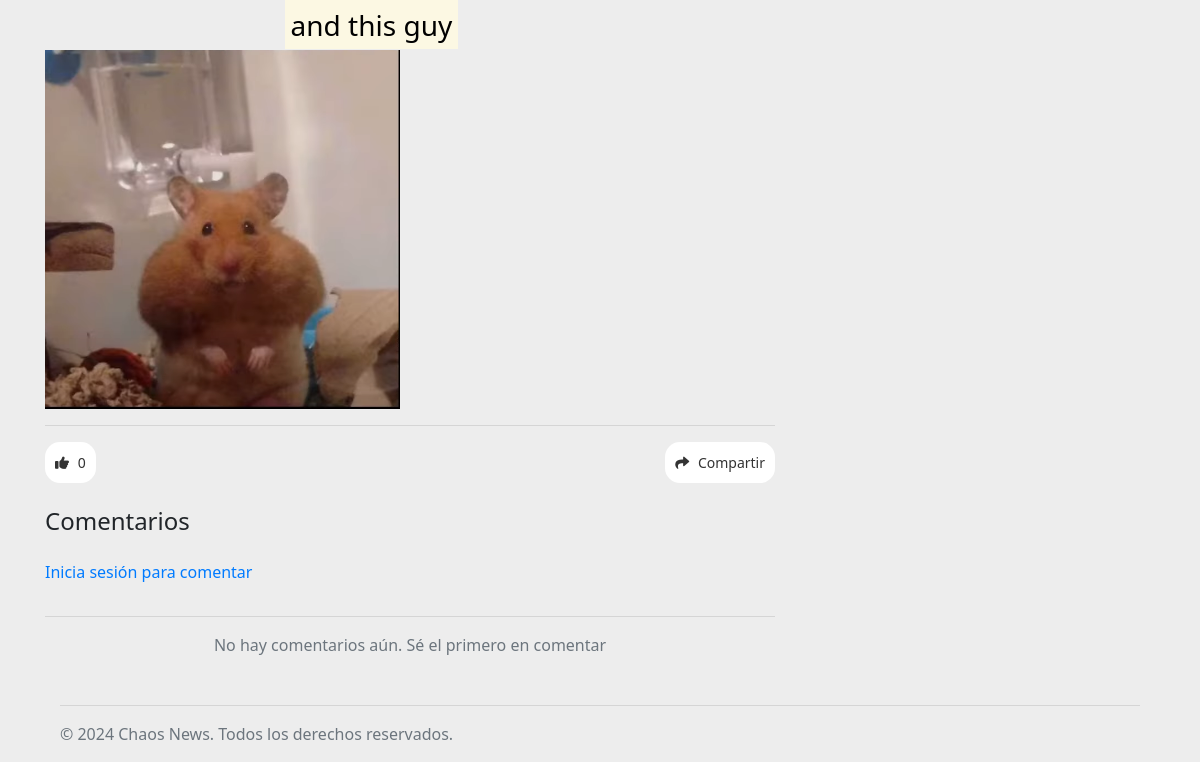
The app's page /appchaosnews/noticia/88/ (lower part), older data.
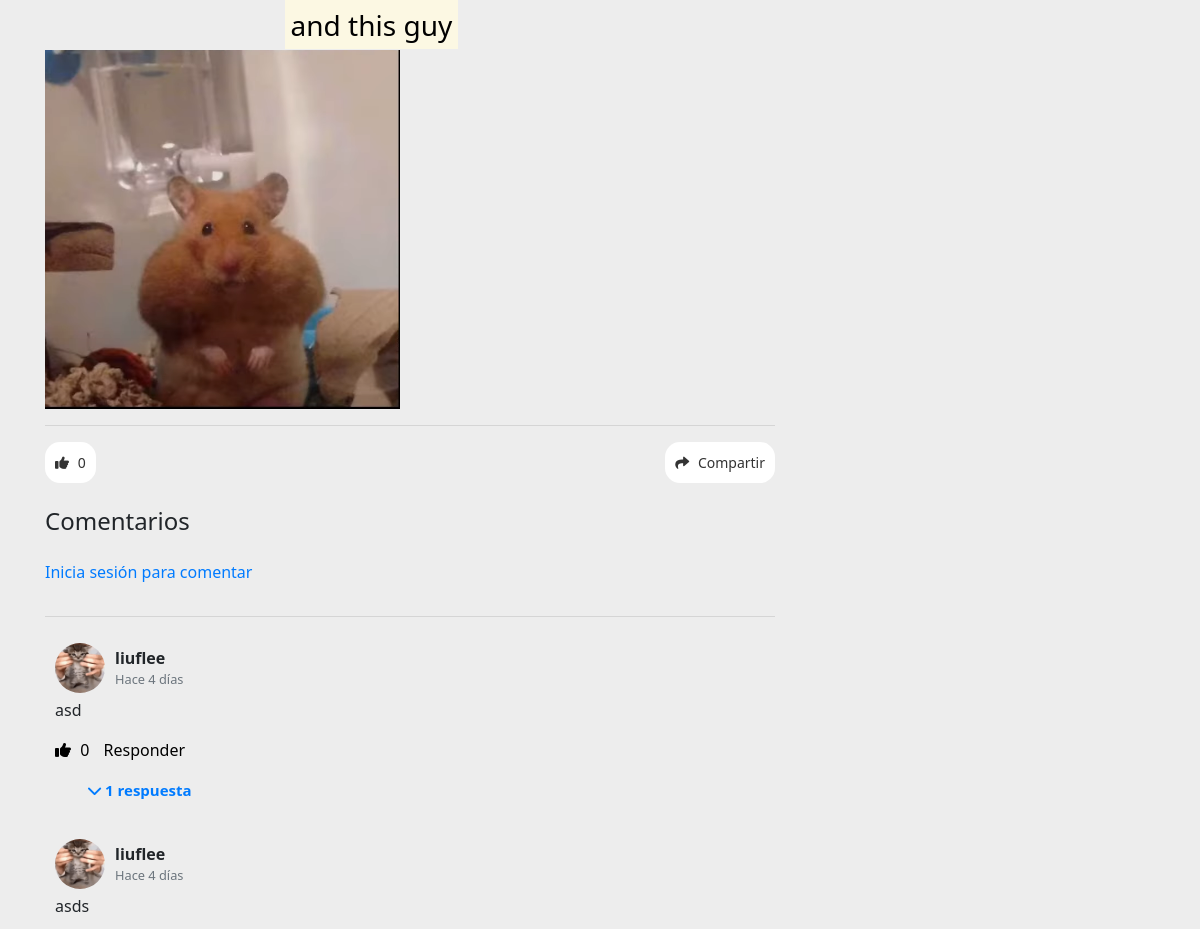
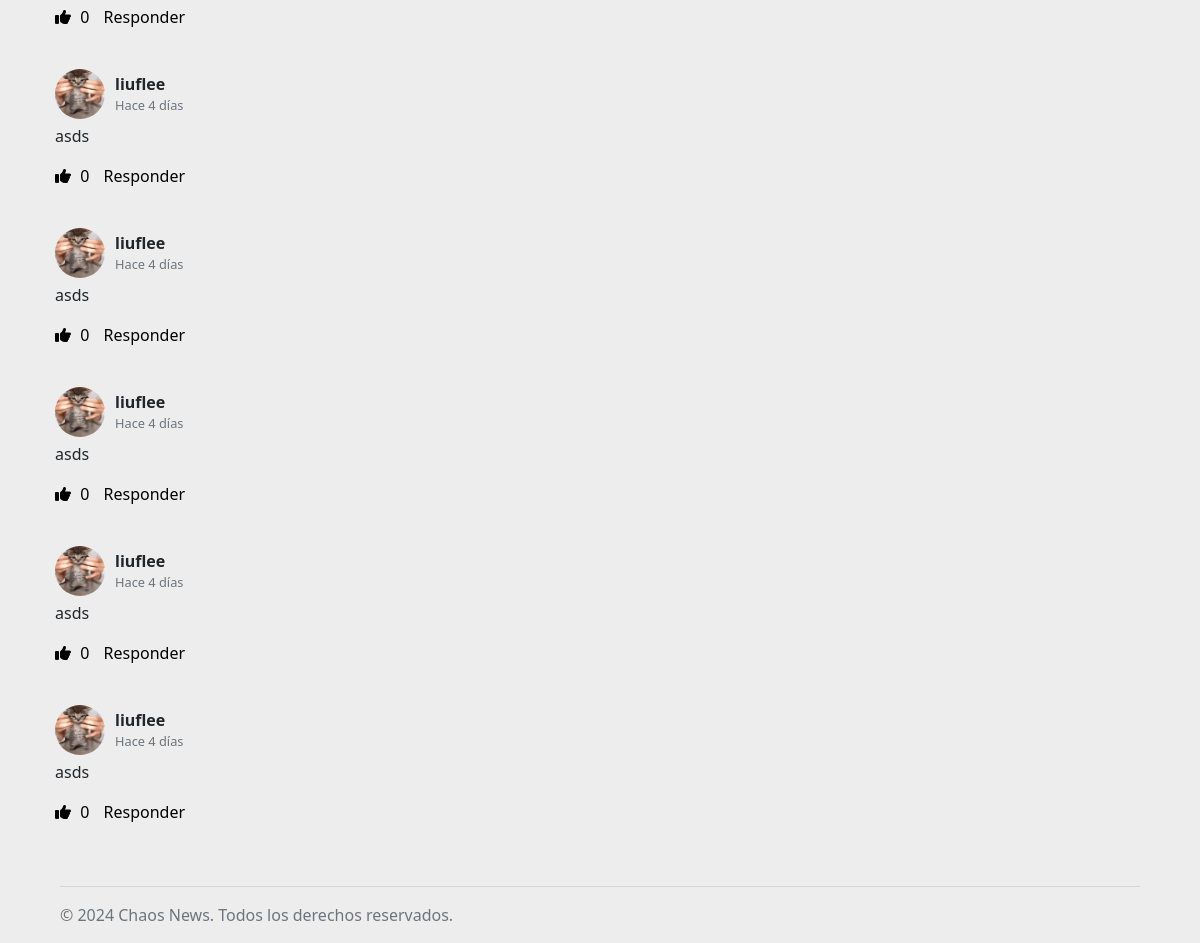
The same page, newer data (2 pictures, top to bottom).
### appchaosnews/models.py (models this page shows, shortened)
class Noticia(models.Model):
    id = models.AutoField(primary_key=True)
    titulo = models.CharField(max_length=200)
    contenido = CKEditor5Field('contenido', config_name='extends')  # Cambiado a RichTextField
    imagen = models.ImageField(upload_to='images/')
    fecha_subida = models.DateTimeField(auto_now_add=True)
    autor = models.ForeignKey(User, on_delete=models.CASCADE)
    etiquetas = models.ManyToManyField(Etiqueta)
    en_carrusel = models.BooleanField(default=False)

class Comentario(models.Model):
    noticia = models.ForeignKey(Noticia, on_delete=models.CASCADE, related_name='comentarios')
    usuario = models.ForeignKey(User, on_delete=models.CASCADE)
    contenido = models.TextField()
    fecha = models.DateTimeField(auto_now_add=True)
    parent = models.ForeignKey('self', null=True, blank=True, related_name='replies', on_delete=models.CASCADE)
    likes = models.ManyToManyField(User, related_name='comentario_likes', blank=True)

class UserProfile(models.Model):
    user = models.OneToOneField(User, on_delete=models.CASCADE)
    profile_picture = models.ImageField(upload_to='profile_pictures/', default='profile_pictures/default.png', blank=True, null=True)
    descripcion = models.TextField(blank=True, null=True)  # Campo de descripción

### appchaosnews/views.py (the view)
# urls.py: path('noticia/<int:noticia_id>/', views.detalle_noticia, name='detalle_noticia'),
def detalle_noticia(request, noticia_id):
    noticia = get_object_or_404(Noticia, pk=noticia_id)
    etiquetas = noticia.etiquetas.all()
    noticias_relacionadas = Noticia.objects.filter(etiquetas__in=etiquetas).exclude(id=noticia_id).distinct()
    if noticias_relacionadas.count() > 3:
        noticias_relacionadas = sample(list(noticias_relacionadas), 3)
    comentarios = noticia.comentarios.all().order_by('-fecha')
    context = {
        'noticia': noticia,
        'noticias_relacionadas': noticias_relacionadas,
        'comentarios': comentarios
    }
    return render(request, 'appchaosnews/detalle_noticia.html', context)

### appchaosnews/models.py (called while the page is built)
    def __str__(self):
        return self.nombre

### appchaosnews/templatetags/custom_filters.py (called while the page is built)
@register.filter
def news_read_time(value):
    words = len(value.split())
    minutes = words / 200
    return int(minutes) if minutes >= 1 else 1

### appchaosnews/templates/appchaosnews/detalle_noticia.html (shortened to what this page needs)
{% extends 'appchaosnews/base.html' %}
{% load static %}
{% load custom_filters %}
{% block content %}
<div class="container mt-4">
  <div class="row justify-content-left ">
    <div class="col-lg-8">
      <div style="display: inline;">
<div class="ck ck-content">
    {{ noticia.contenido|safe}}
</div>
<hr class="hrxd">
<div class="d-flex justify-content-between">
  <div class="d-flex">
    <button class="btn btn-sm btn-tr mr-2" id="like-button" data-url="{% url 'like_noticia' noticia.id %}">
      <i class="fas fa-thumbs-up"></i>  <span id="likes-count">{{ noticia.likes.count }}</span>
  </button>
  </div>
  <div class="d-flex">
      <button class="btn btn-sm btn-tr">
        <i class="fas fa-share"></i> Compartir
      </button>
  </div>
</div>
{% block comments %}
<div id="comment-section" class="mt-4">
  <h4 class="mb-4">Comentarios</h4>
  <form id="comment-form" method="post" action="{% url 'comentar_noticia' noticia.id %}">
    <div class="form-group mb-3">
      <div class="comment-input-wrapper">
        {% if user.is_authenticated %}
        <img src="{{ user.userprofile.profile_picture.url }}" alt="{{ user.username }}" class="comment-user-image">
        <textarea name="contenido" class="comment-area" id="comment-area" placeholder="Haz un comentario" rows="4" required></textarea>
        <div class="send-btn-wrapper text-right">
          <button type="submit" class="btn" id="send-btn">
            <i class="fas fa-paper-plane"></i> Enviar
          </button>
        </div>
          {% else %}
          <div class="text-center">
            <a href="{% url 'login' %}">
              <p>Inicia sesión para comentar</p>
            </a>
          </div>
          {% endif %}
      </div>
    </div>
  </form>
  <hr class="hrxd">
  <div id="comments" class="comments">
    {% if comentarios.count == 0 %}
      <p class="text-muted text-center">No hay comentarios aún. Sé el primero en comentar</p>
    {% else %}
      {% for comentario in comentarios %}
        {% if not comentario.parent %}
          {% include "appchaosnews/components/comment.html" with comment=comentario %}
        {% endif %}
      {% endfor %}
    {% endif %}
  </div>
</div>
{% endblock %}
</div>
</div>
  </div>
  {% include 'appchaosnews/components/footer.html' %}
</div>
{% endblock %}

### appchaosnews/templates/appchaosnews/base.html (shortened to what this page needs)
{% load static %}
{% load custom_filters %}
<!DOCTYPE html>
<html lang="es" >
<head>
  <link href="https://stackpath.bootstrapcdn.com/bootstrap/4.5.2/css/bootstrap.min.css" rel="stylesheet">
  <link href="https://cdnjs.cloudflare.com/ajax/libs/font-awesome/6.0.0-beta3/css/all.min.css" rel="stylesheet">
  <link rel="stylesheet" type="text/css" href="{% static 'styles.css' %}">
  <link href="{% static 'django_ckeditor_5/dist/styles.css' %}" type="text/css" media="all" rel="stylesheet">
</head>
<body class="light-mode">
{% block content %}
{% endblock %}
</body>
</html>

### appchaosnews/templates/appchaosnews/components/navbar.html (shortened to what this page needs)
{% load static %}

### appchaosnews/templates/appchaosnews/components/comment.html (shortened to what this page needs)
{% load custom_filters %}
{% load static %}
<div class="comment" id="area-comentario">
    <div class="parent-comment">
        <div class="comment-header">
            <a href="{% url 'perfil_with_id' comment.usuario.id %}">
                <img src="{{ comment.usuario.userprofile.profile_picture.url }}" alt="{{ comment.usuario.username }}" class="comment-user-image">
            </a>
            <div class="comment-details">
                <strong>{{ comment.usuario.username }}</strong>
                <small class="text-muted">{{ comment.fecha|human_readable_time }}</small>
            </div>
        </div>
        <p>{{ comment.contenido }}</p>
        <div class="comment-actions">
            <button class="btn-like" data-url="{% url 'like_comentario' comment.id %}">
                <i class="fas fa-thumbs-up"></i> <span id="likes-count-{{ comment.id }}">{{ comment.likes.count }}</span>
            </button>
            <button class="btn-reply" onclick="toggleReplyForm('{{ comment.id }}')">Responder</button>
        </div>
    </div>
{% if comment.replies.count > 0 %}
<div id="reply-count-{{ comment.id }}">
    {% if comment.replies.count == 1 %}
    <button class="btn btn-toggle-replies" data-comment-id="{{ comment.id }}" data-replies-count="{{ comment.replies.count }}" onclick="toggleReplies('{{ comment.id }}')">
        <i class="fa-solid fa-chevron-down"></i> {{ comment.replies.count }} respuesta
    </button>
    {% else %}
    <button class="btn btn-toggle-replies" data-comment-id="{{ comment.id }}" data-replies-count="{{ comment.replies.count }}" onclick="toggleReplies('{{ comment.id }}')">
        <i class="fa-solid fa-chevron-down"></i> {{ comment.replies.count }} respuestas
    </button>
    {% endif %}
</div>
{% endif %}
</div>

### appchaosnews/templates/appchaosnews/components/footer.html
<footer class="footer mt-auto py-3">
    <div class="container">
        <hr class="hrxd">
      <span class="text-muted">© 2024 Chaos News. Todos los derechos reservados.</span>
    </div>
  </footer>

Row changes from the older to the newer data that the page shows:
added Comentario: usuario.userprofile.profile_picture (picture), usuario.username "liuflee", fecha|human_readable_time "Hace 4 días", contenido "asd", likes.count "0", replies.count "1"
added Comentario: usuario.userprofile.profile_picture (picture), usuario.username "liuflee", fecha|human_readable_time "Hace 4 días", contenido "asds", likes.count "0"
added Comentario: usuario.userprofile.profile_picture (picture), usuario.username "liuflee", fecha|human_readable_time "Hace 4 días", contenido "asds", likes.count "0"
added Comentario: usuario.userprofile.profile_picture (picture), usuario.username "liuflee", fecha|human_readable_time "Hace 4 días", contenido "asds", likes.count "0"
added Comentario: usuario.userprofile.profile_picture (picture), usuario.username "liuflee", fecha|human_readable_time "Hace 4 días", contenido "asds", likes.count "0"
added Comentario: usuario.userprofile.profile_picture (picture), usuario.username "liuflee", fecha|human_readable_time "Hace 4 días", contenido "asds", likes.count "0"
added Comentario: usuario.userprofile.profile_picture (picture), usuario.username "liuflee", fecha|human_readable_time "Hace 4 días", contenido "asds", likes.count "0"
Text that changed along with them:
text no longer shown: "No hay comentarios aún. Sé el primero en comentar"
